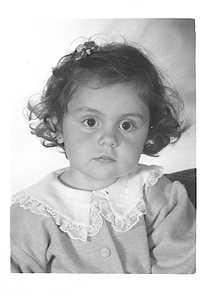
#> input picture andres_carpeta/MATERAIAL COMPARTIDO/vision/Talle2_VA_DavidJorge_RestrepoCamila/2.jpg, 208 x 304 px
$ python PuntoB.py
#> lines starting #> are read from the running program, lines starting #| are printed output that depends on the picture
import numpy as np
import cv2

imagen=cv2.imread('2.jpg', 0)
#> imagen is the input picture: shape (304, 208); min 10, max 255, mean 196.3
height, width = imagen.shape[:2]
#> height = 304; width = 208

imagP_B=np.zeros((height, width), np.uint8)
imagP_A=np.zeros((height, width), np.uint8)

kernP_B=np.array([[  0  ,1/20 ,  0  ],
                  [1/20 , 9/10, 1/20],
                  [  0  , 1/20,  0  ]])

#NOTA: diseñar esta máscara
kernP_B2=np.array([[  0  ,5/10 ,  0  ],
                  [5/10 , 6/10, 5/10],
                  [  0  , 5/10,  0  ]])


kernP_A=np.array([[  1  ,-1.5,  1  ],
                  [ -1.5,  2 , -1.5],
                  [  1  ,-1.5,  1  ]])
#NOTA: diseñar esta máscara
kernP_A2=np.array([[  2  ,-3,  2  ],
                  [ -3,  5 , -3],
                  [  2  ,-3,  2  ]])
#kernP_A =  np.array([[1, -2, 1], [-2, 4, -2], [1, -2, 1]])
#kernP_B = np.ones((3, 3),np.float32)/9

imagP_B=cv2.filter2D(imagen, ddepth=-1, kernel=kernP_B, anchor=(-1,-1))
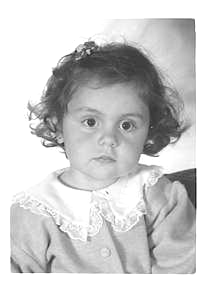
#> imagP_B: shape (304, 208); min 21, max 255, mean 207.1
imgAndres= cv2.filter2D(imagen, ddepth=-1,kernel=kernP_B2,anchor=(-1,-1))
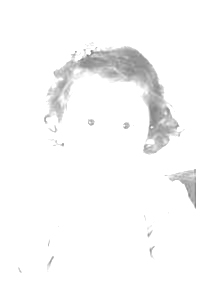
#> imgAndres: shape (304, 208); min 123, max 255, mean 249
imagP_A=cv2.filter2D(imagen, ddepth=-1, kernel=kernP_A, anchor=(-1,-1))
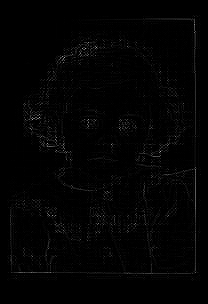
#> imagP_A: shape (304, 208); min 0, max 191, mean 2.9
imgStiven= cv2.filter2D(imagen,ddepth=-1, kernel=kernP_A2,anchor=(-1,-1))
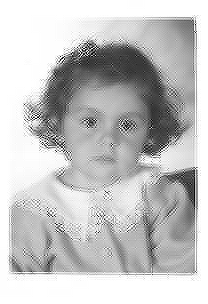
#> imgStiven: shape (304, 208); min 0, max 255, mean 195.6

cv2.imshow('comparacion      (imagen original - pasa bajas - pasa altas)', np.hstack([imagen, imagP_B,imgAndres, imagP_A,imgStiven]))
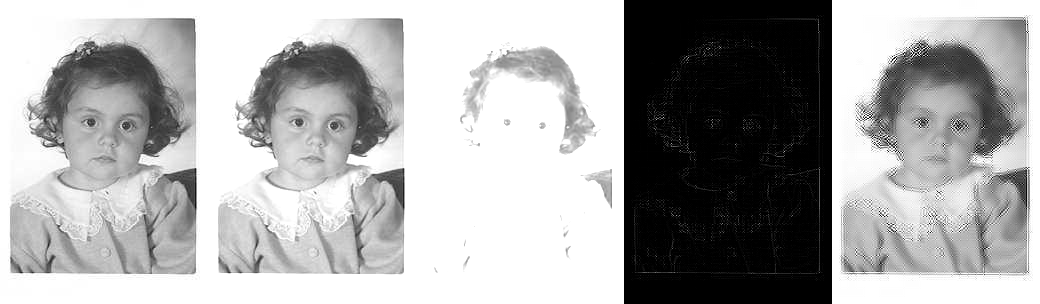
#> window 'comparacion      (imagen origi': shape (304, 1040); min 0, max 255, mean 170.2
cv2.waitKey(0)
cv2.destroyAllWindows()

$ run again, with andres_carpeta/MATERAIAL COMPARTIDO/vision/Talle2_VA_DavidJorge_RestrepoCamila/20.jpg copied over andres_carpeta/MATERAIAL COMPARTIDO/vision/Talle2_VA_DavidJorge_RestrepoCamila/2.jpg
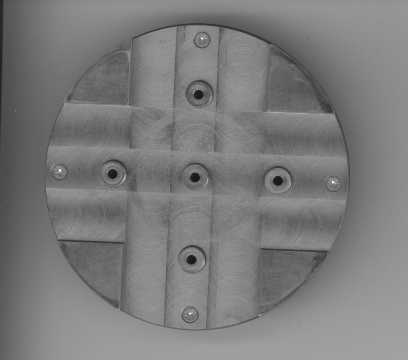
#> input picture andres_carpeta/MATERAIAL COMPARTIDO/vision/Talle2_VA_DavidJorge_RestrepoCamila/20.jpg, 408 x 360 px
#> imagen is the input picture: shape (360, 408); min 9, max 255, mean 123.8
#> `imagP_A=cv2.filter2D(imagen, ddepth=-1, kernel=kernP_A, anchor=(-1,-1))`:
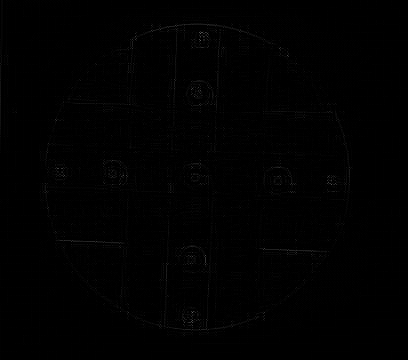
#> imagP_A: shape (360, 408); min 0, max 103, mean 1
#> `cv2.imshow('comparacion      (imagen original - pasa bajas - pasa alta..`:
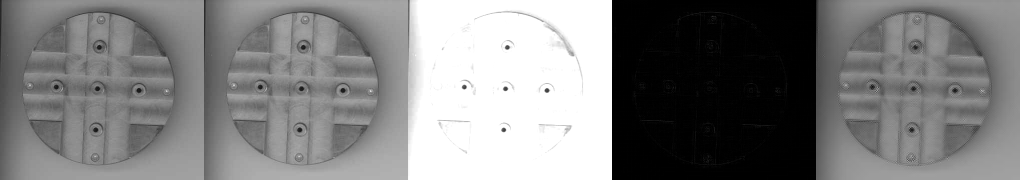
#> window 'comparacion      (imagen origi': shape (360, 2040) (shown at 1/2 size); min 0, max 255, mean 127.3

$ run again, with andres_carpeta/MATERAIAL COMPARTIDO/vision/Talle2_VA_DavidJorge_RestrepoCamila/33.jpg copied over andres_carpeta/MATERAIAL COMPARTIDO/vision/Talle2_VA_DavidJorge_RestrepoCamila/2.jpg
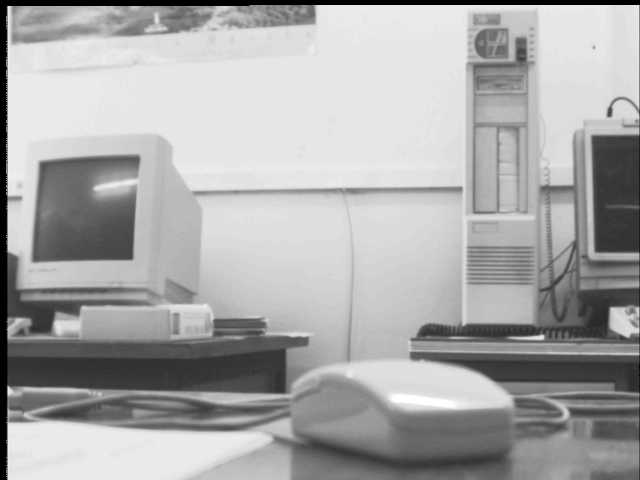
#> input picture andres_carpeta/MATERAIAL COMPARTIDO/vision/Talle2_VA_DavidJorge_RestrepoCamila/33.jpg, 640 x 480 px
#> imagen is the input picture: shape (480, 640); min 0, max 255, mean 168.8
#> `imagP_A=cv2.filter2D(imagen, ddepth=-1, kernel=kernP_A, anchor=(-1,-1))`:
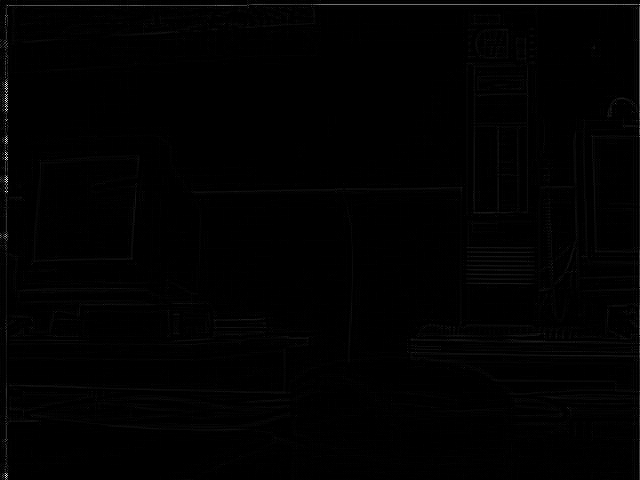
#> imagP_A: shape (480, 640); min 0, max 255, mean 1.4
#> `cv2.imshow('comparacion      (imagen original - pasa bajas - pasa alta..`:
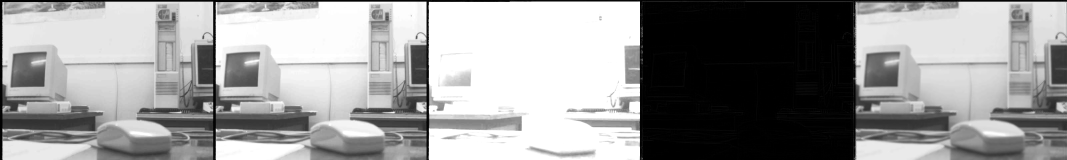
#> window 'comparacion      (imagen origi': shape (480, 3200) (shown at 1/3 size); min 0, max 255, mean 152.8
